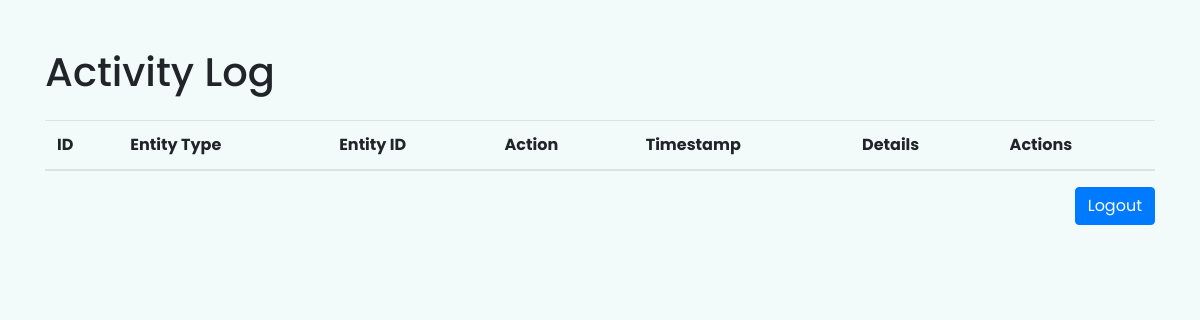
Before: /sagin/super (signed in) with the older database file.
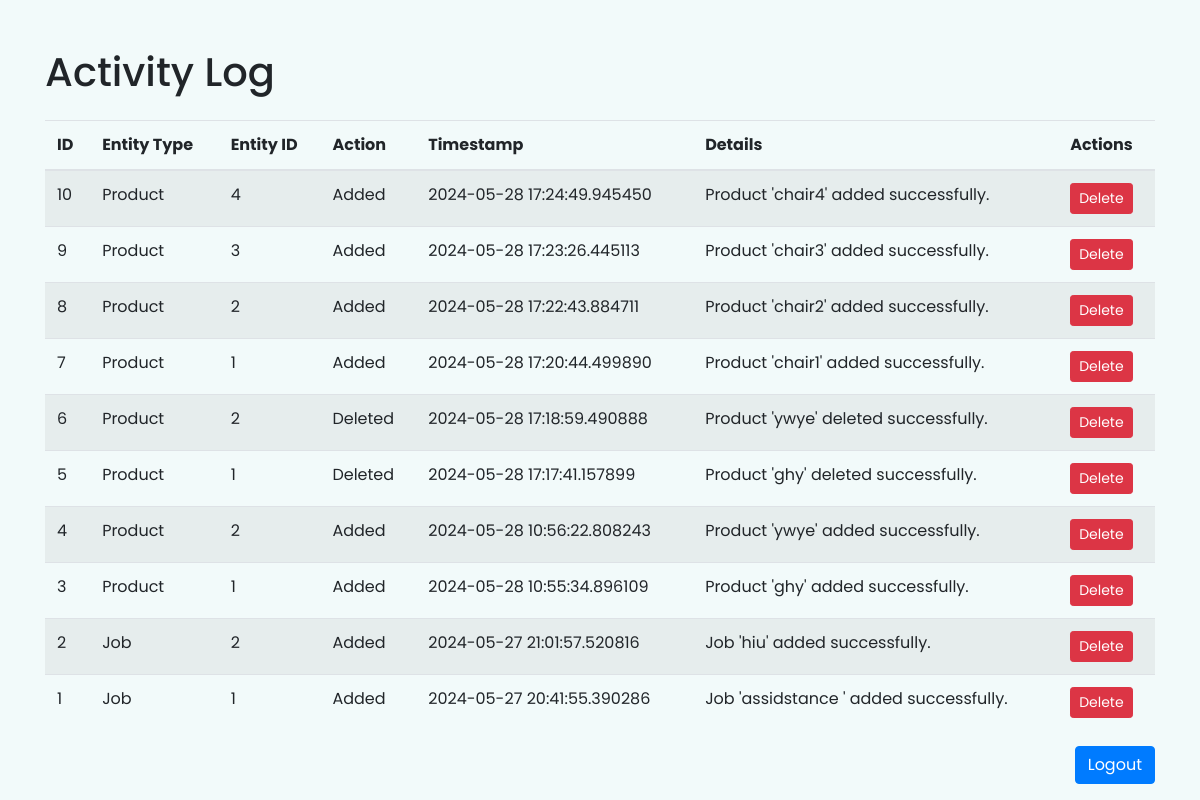
After: the same page with the newer database file.
### app.py (models this page shows, shortened)
class ActionHistory(db.Model):
    id = db.Column(db.Integer, primary_key=True)
    entity_type = db.Column(db.String(50))
    entity_id = db.Column(db.Integer)
    action = db.Column(db.String(50))
    timestamp = db.Column(db.DateTime, default=datetime.utcnow)
    details = db.Column(db.Text)

### app.py (the view)
@app.route('/sagin/super')
def super_view():
    if 'admin_logged_in' not in session or not session['admin_logged_in']:
        return redirect(url_for('sagin'))
    actions = ActionHistory.query.order_by(ActionHistory.timestamp.desc()).all()
    return render_template('all.html', actions=actions)

### templates/all.html (shortened to what this page needs)
<!DOCTYPE html>
<html lang="en">
<head>
    <link rel="stylesheet" href="https://maxcdn.bootstrapcdn.com/bootstrap/4.5.2/css/bootstrap.min.css">
</head>
<body>
    <div class="container mt-5">
        <h1 class="mb-4">Activity Log</h1>
        <table class="table table-striped">
            <thead>
                <tr>
                    <th>ID</th>
                    <th>Entity Type</th>
                    <th>Entity ID</th>
                    <th>Action</th>
                    <th>Timestamp</th>
                    <th>Details</th>
                    <th>Actions</th>
                </tr>
            </thead>
            <tbody>
                {% for action in actions %}
                <tr>
                    <td>{{ action.id }}</td>
                    <td>{{ action.entity_type }}</td>
                    <td>{{ action.entity_id }}</td>
                    <td>{{ action.action }}</td>
                    <td>{{ action.timestamp }}</td>
                    <td>{{ action.details }}</td>
                    <td>
                        <form method="post" action="{{ url_for('delete_action', action_id=action.id) }}" class="d-inline">
                            <button type="submit" class="btn btn-danger btn-sm">Delete</button>
                        </form>
                    </td>
                </tr>
                {% endfor %}
            </tbody>
        </table>
        <div class="text-right">
            <a href="/sagout" class="btn btn-primary">Logout</a>
        </div>
    </div>
</body>
</html>

Changed rows visible on the page:
added ActionHistory: id "10", entity_type "Product", entity_id "4", action "Added", timestamp "2024-05-28 17:24:49.945450", details "Product 'chair4' added successfully."
added ActionHistory: id "9", entity_type "Product", entity_id "3", action "Added", timestamp "2024-05-28 17:23:26.445113", details "Product 'chair3' added successfully."
added ActionHistory: id "8", entity_type "Product", entity_id "2", action "Added", timestamp "2024-05-28 17:22:43.884711", details "Product 'chair2' added successfully."
added ActionHistory: id "7", entity_type "Product", entity_id "1", action "Added", timestamp "2024-05-28 17:20:44.499890", details "Product 'chair1' added successfully."
added ActionHistory: id "6", entity_type "Product", entity_id "2", action "Deleted", timestamp "2024-05-28 17:18:59.490888", details "Product 'ywye' deleted successfully."
added ActionHistory: id "5", entity_type "Product", entity_id "1", action "Deleted", timestamp "2024-05-28 17:17:41.157899", details "Product 'ghy' deleted successfully."
added ActionHistory: id "4", entity_type "Product", entity_id "2", action "Added", timestamp "2024-05-28 10:56:22.808243", details "Product 'ywye' added successfully."
added ActionHistory: id "3", entity_type "Product", entity_id "1", action "Added", timestamp "2024-05-28 10:55:34.896109", details "Product 'ghy' added successfully."
added ActionHistory: id "2", entity_type "Job", entity_id "2", action "Added", timestamp "2024-05-27 21:01:57.520816", details "Job 'hiu' added successfully."
added ActionHistory: id "1", entity_type "Job", entity_id "1", action "Added", timestamp "2024-05-27 20:41:55.390286", details "Job 'assidstance ' added successfully."
